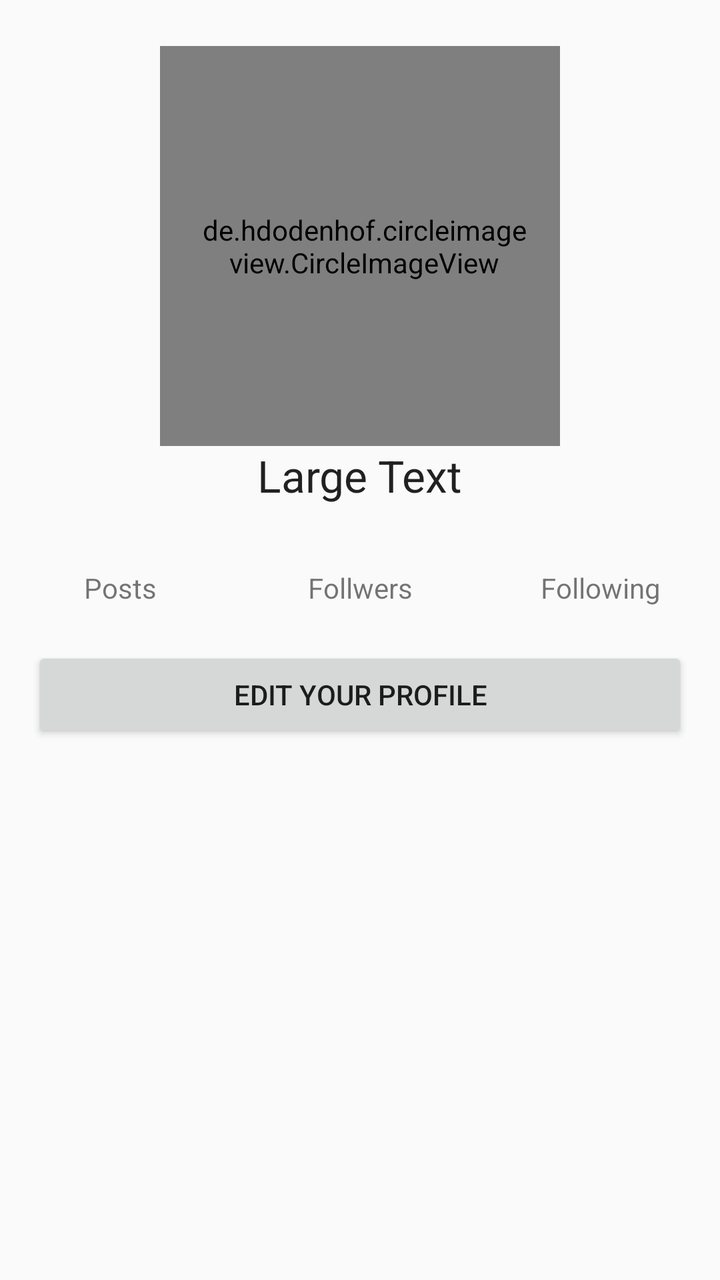
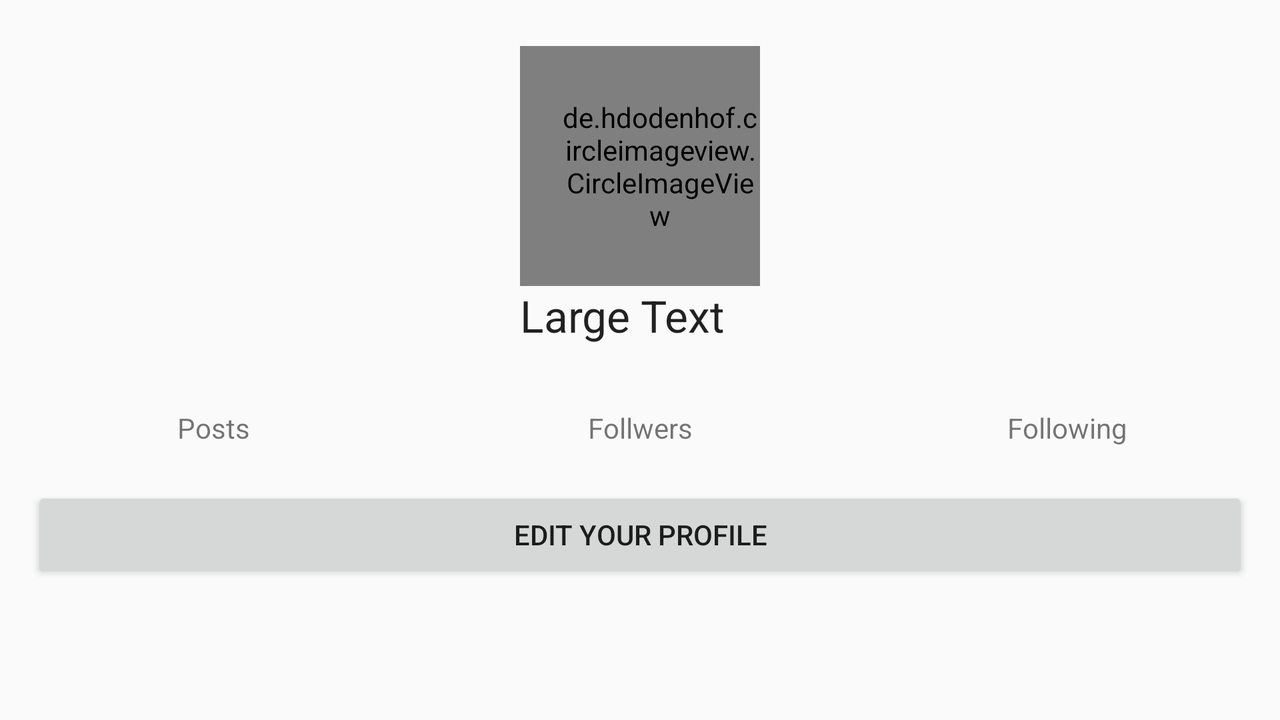

Two renders of one Android screen. The first uses the default layout on a phone; the second uses the alternative layout the repository ships for a different screen configuration, on a matching device. The two XML files are below.
<!-- AndroidManifest.xml: application theme AppTheme -->
<!-- res/layout/activity_user_profile.xml -->
<?xml version="1.0" encoding="utf-8"?>
<RelativeLayout xmlns:android="http://schemas.android.com/apk/res/android"
    xmlns:tools="http://schemas.android.com/tools"
    android:layout_width="match_parent"
    android:layout_height="match_parent"
    tools:context="instagram.robosoft.com.mytestapplication.UserProfile">

    <de.hdodenhof.circleimageview.CircleImageView
        android:id="@+id/userimage"
        android:layout_width="@dimen/userprofileImage"
        android:layout_height="@dimen/userprofileImage"
        android:layout_alignParentTop="true"
        android:layout_centerHorizontal="true"
        android:layout_marginTop="23dp"
        android:paddingLeft="@dimen/circularimagepaddingleft"
        android:paddingRight="@dimen/activity_horizontal_margin"
        android:src="@drawable/placeholder" />

    <LinearLayout
        android:id="@+id/innerlayout"
        android:layout_width="match_parent"
        android:layout_height="wrap_content"
        android:layout_below="@id/userimage"
        android:layout_marginTop="20dp"
        android:orientation="horizontal"
        android:weightSum="3">

        <TextView
            android:id="@+id/txttotalposts"
            android:layout_width="0dp"
            android:layout_height="wrap_content"
            android:layout_weight="1"
            android:padding="@dimen/textpadding"
            android:textAlignment="center"
            android:textAppearance="?android:attr/textAppearanceLarge" />

        <TextView
            android:id="@+id/txttotalfollwers"
            android:layout_width="0dp"
            android:layout_height="wrap_content"
            android:layout_weight="1"
            android:padding="@dimen/textpadding"
            android:textAlignment="center"
            android:textAppearance="?android:attr/textAppearanceLarge" />

        <TextView
            android:id="@+id/txttotalfollowing"
            android:layout_width="0dp"
            android:layout_height="wrap_content"
            android:layout_weight="1"
            android:padding="@dimen/textpadding"
            android:textAlignment="center"
            android:textAppearance="?android:attr/textAppearanceLarge" />
    </LinearLayout>

    <LinearLayout
        android:id="@+id/secndinnerlayout"
        android:layout_width="match_parent"
        android:layout_height="wrap_content"
        android:layout_below="@id/innerlayout"
        android:orientation="horizontal"
        android:weightSum="3">

        <TextView
            android:layout_width="0dp"
            android:layout_height="wrap_content"
            android:layout_weight="1"
            android:padding="@dimen/textpadding"
            android:text="@string/posts"
            android:textAlignment="center" />

        <TextView
            android:layout_width="0dp"
            android:layout_height="wrap_content"
            android:layout_weight="1"
            android:padding="@dimen/textpadding"
            android:text="@string/follwers"
            android:textAlignment="center" />

        <TextView
            android:layout_width="0dp"
            android:layout_height="wrap_content"
            android:layout_weight="1"
            android:padding="@dimen/textpadding"
            android:text="@string/following"
            android:textAlignment="center" />
    </LinearLayout>

    <Button
        android:id="@+id/btnedit"
        android:layout_width="match_parent"
        android:layout_height="wrap_content"
        android:layout_alignParentStart="true"
        android:layout_below="@+id/secndinnerlayout"
        android:layout_margin="@dimen/activity_horizontal_margin"
        android:layout_marginTop="41dp"
        android:text="Edit Your Profile" />

    <TextView
        android:id="@+id/txtuserName"
        android:layout_width="wrap_content"
        android:layout_height="wrap_content"
        android:layout_below="@+id/userimage"
        android:layout_centerHorizontal="true"
        android:text="Large Text"
        android:textAppearance="?android:attr/textAppearanceLarge" />
</RelativeLayout>
<!-- resources referenced by this layout -->
<resources>
  <dimen name="activity_horizontal_margin">16dp</dimen>
  <!-- from res/values-v21/ -->
  <dimen name="circularimagepaddingleft">20dp</dimen>
  <dimen name="textpadding">4dp</dimen>
  <dimen name="userprofileImage">200dp</dimen>
  <!-- from res/values-v21/ -->
  <string name="following">Following</string>
  <!-- from res/values-v21/ -->
  <string name="follwers">Follwers</string>
  <!-- from res/values-v21/ -->
  <string name="posts">Posts</string>
  <style name="AppTheme" parent="Theme.AppCompat.Light.NoActionBar">
          
          <item name="colorPrimary">@color/colorPrimary</item>
          <item name="colorPrimaryDark">@color/colorPrimaryDark</item>
          <item name="colorAccent">@color/colorAccent</item>
          <item name="android:textColorHint">@color/colorPrimaryDark</item>
  
      </style>
  <color name="colorPrimary">#3F51B5</color>
  <color name="colorPrimaryDark">#0489B1</color>
  <color name="colorAccent">#FF4081</color>
</resources>
<!-- res/layout-land/activity_user_profile.xml (the repository's variant of the layout above) -->
<!-- drawn on the phone turned sideways -->
<?xml version="1.0" encoding="utf-8"?>
<RelativeLayout xmlns:android="http://schemas.android.com/apk/res/android"
    xmlns:tools="http://schemas.android.com/tools"
    android:layout_width="match_parent"
    android:layout_height="match_parent"
    tools:context="instagram.robosoft.com.mytestapplication.UserProfile">

    <de.hdodenhof.circleimageview.CircleImageView
        android:id="@+id/userimage"
        android:layout_width="@dimen/userprofileImageland"
        android:layout_height="@dimen/userprofileImageland"
        android:layout_alignParentTop="true"
        android:layout_centerHorizontal="true"
        android:layout_marginTop="23dp"
        android:paddingLeft="@dimen/circularimagepaddingleft"
        android:src="@drawable/placeholder" />

    <LinearLayout
        android:id="@+id/innerlayout"
        android:layout_width="match_parent"
        android:layout_height="wrap_content"
        android:layout_below="@id/userimage"
        android:layout_marginTop="20dp"
        android:orientation="horizontal"
        android:weightSum="3">

        <TextView
            android:id="@+id/txttotalposts"
            android:layout_width="0dp"
            android:layout_height="wrap_content"
            android:layout_weight="1"
            android:padding="@dimen/textpadding"
            android:textAlignment="center"
            android:textAppearance="?android:attr/textAppearanceLarge" />

        <TextView
            android:id="@+id/txttotalfollwers"
            android:layout_width="0dp"
            android:layout_height="wrap_content"
            android:layout_weight="1"
            android:padding="@dimen/textpadding"
            android:textAlignment="center"
            android:textAppearance="?android:attr/textAppearanceLarge" />

        <TextView
            android:id="@+id/txttotalfollowing"
            android:layout_width="0dp"
            android:layout_height="wrap_content"
            android:layout_weight="1"
            android:padding="@dimen/textpadding"
            android:textAlignment="center"
            android:textAppearance="?android:attr/textAppearanceLarge" />
    </LinearLayout>

    <LinearLayout
        android:id="@+id/secndinnerlayout"
        android:layout_width="match_parent"
        android:layout_height="wrap_content"
        android:layout_below="@id/innerlayout"
        android:orientation="horizontal"
        android:weightSum="3">

        <TextView
            android:layout_width="0dp"
            android:layout_height="wrap_content"
            android:layout_weight="1"
            android:padding="@dimen/textpadding"
            android:text="@string/posts"
            android:textAlignment="center" />

        <TextView
            android:layout_width="0dp"
            android:layout_height="wrap_content"
            android:layout_weight="1"
            android:padding="@dimen/textpadding"
            android:text="@string/follwers"
            android:textAlignment="center" />

        <TextView
            android:layout_width="0dp"
            android:layout_height="wrap_content"
            android:layout_weight="1"
            android:padding="@dimen/textpadding"
            android:text="@string/following"
            android:textAlignment="center" />
    </LinearLayout>

    <Button
        android:id="@+id/btnedit"
        android:layout_width="match_parent"
        android:layout_height="wrap_content"
        android:layout_alignParentStart="true"
        android:layout_below="@+id/secndinnerlayout"
        android:layout_margin="@dimen/activity_horizontal_margin"
        android:layout_marginTop="41dp"
        android:text="Edit Your Profile" />

    <TextView
        android:layout_width="wrap_content"
        android:layout_height="wrap_content"
        android:textAppearance="?android:attr/textAppearanceLarge"
        android:text="Large Text"
        android:id="@+id/txtuserName"
        android:layout_below="@+id/userimage"
        android:layout_alignStart="@+id/userimage" />

</RelativeLayout>
<!-- resources referenced by the variant -->
<!-- as the phone turned sideways resolves them -->
<resources>
  <dimen name="activity_horizontal_margin">16dp</dimen>
  <!-- from res/values-v21/ -->
  <dimen name="circularimagepaddingleft">20dp</dimen>
  <dimen name="textpadding">4dp</dimen>
  <dimen name="userprofileImageland">120dp</dimen>
  <!-- from res/values-v21/ -->
  <string name="following">Following</string>
  <!-- from res/values-v21/ -->
  <string name="follwers">Follwers</string>
  <!-- from res/values-v21/ -->
  <string name="posts">Posts</string>
  <style name="AppTheme" parent="Theme.AppCompat.Light.NoActionBar">
          
          <item name="colorPrimary">@color/colorPrimary</item>
          <item name="colorPrimaryDark">@color/colorPrimaryDark</item>
          <item name="colorAccent">@color/colorAccent</item>
          <item name="android:textColorHint">@color/colorPrimaryDark</item>
  
      </style>
  <color name="colorPrimary">#3F51B5</color>
  <color name="colorPrimaryDark">#0489B1</color>
  <color name="colorAccent">#FF4081</color>
</resources>
